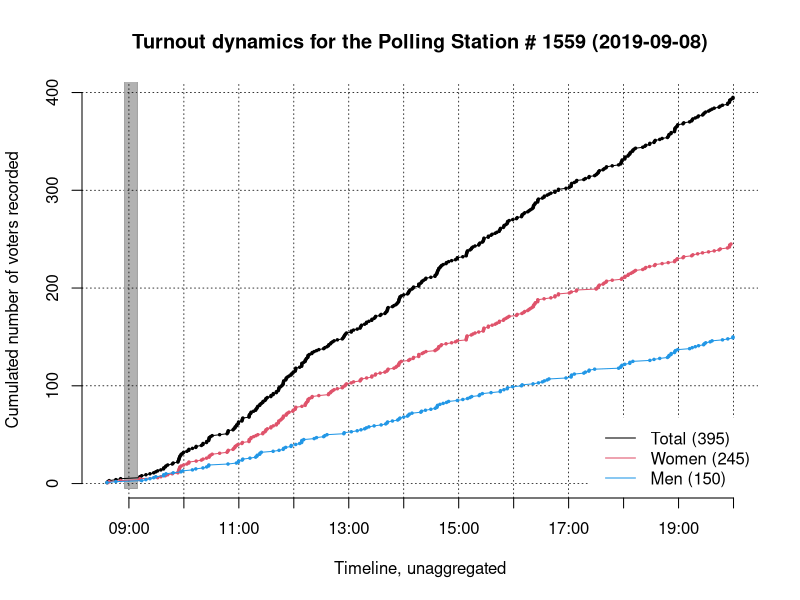
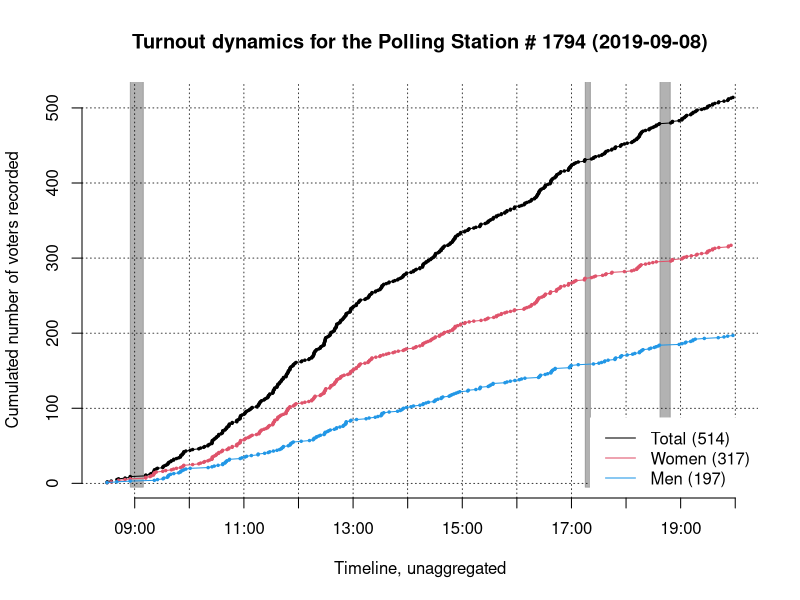
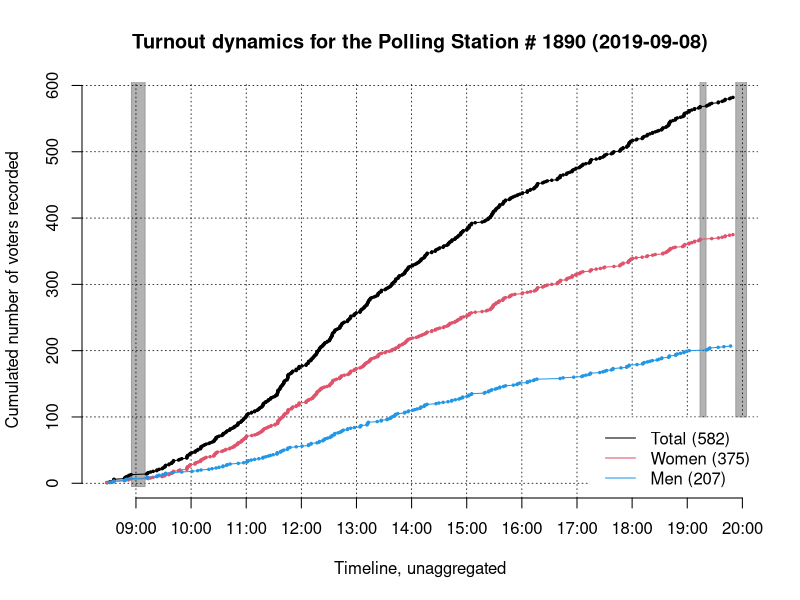
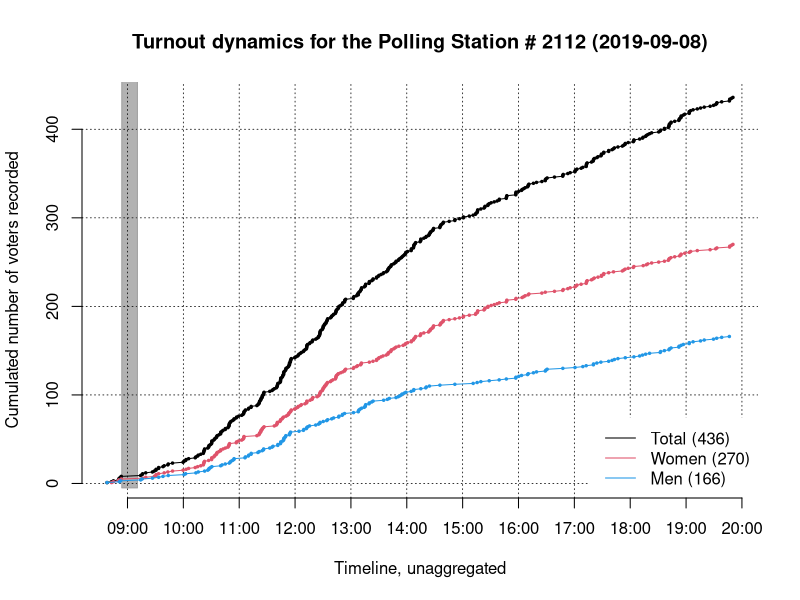
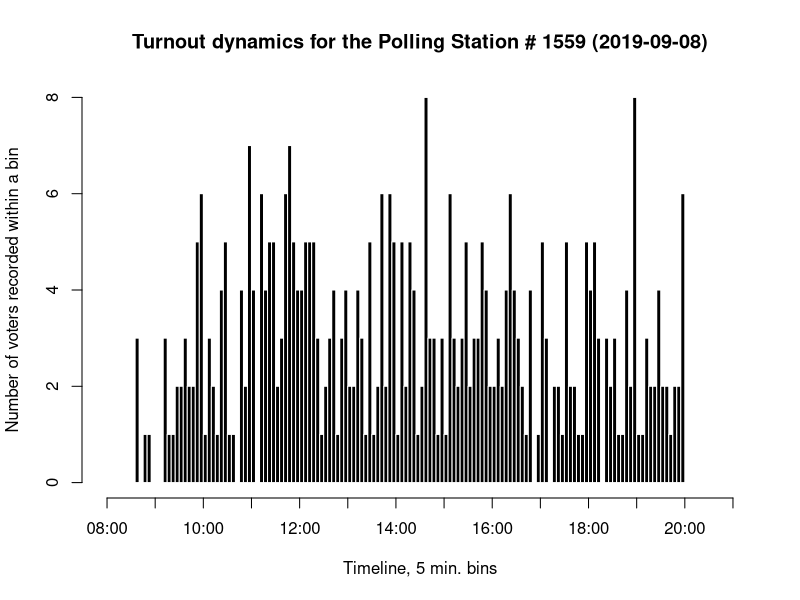
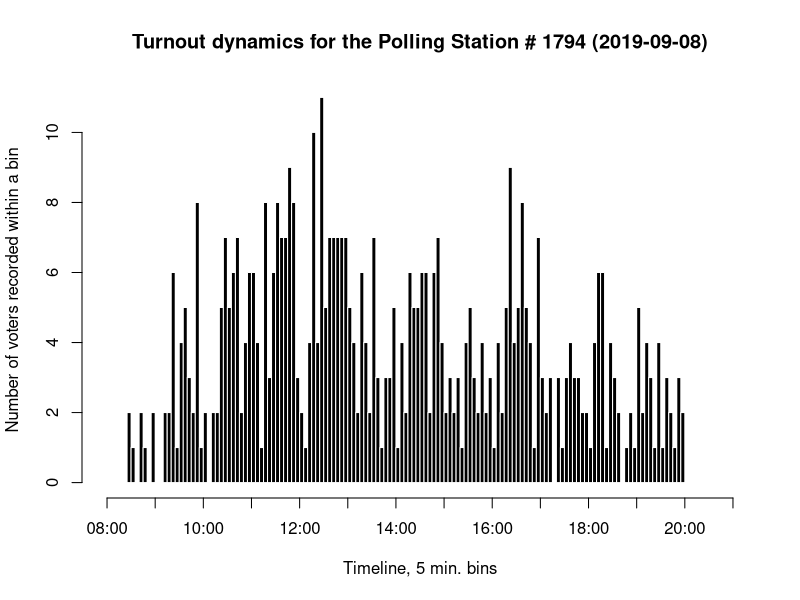
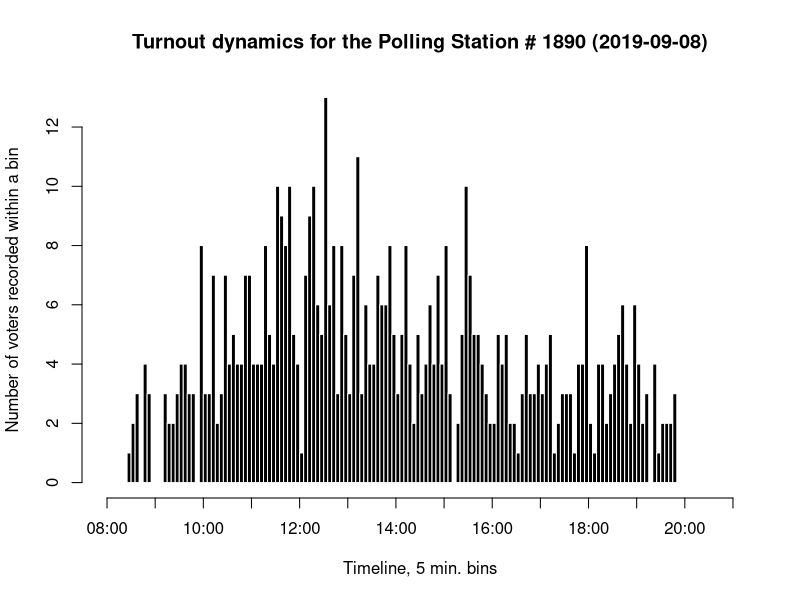
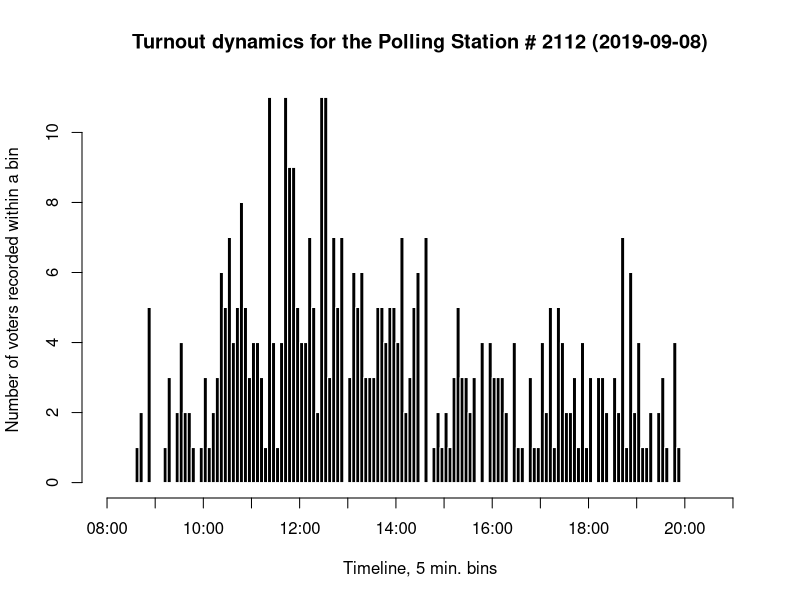

The R script that drew these images, in order: (Note: this script raises an error after producing the figures.)
# Reading data;
ps <- read.table("../data/ps.log.txt", h=TRUE, sep="\t")

breaks.05 <- read.table("../misc/breaks.0800_2100.05.txt", h=TRUE, sep="\t")
breaks.10 <- read.table("../misc/breaks.0800_2100.10.txt", h=TRUE, sep="\t")
breaks.15 <- read.table("../misc/breaks.0800_2100.15.txt", h=TRUE, sep="\t")
breaks.20 <- read.table("../misc/breaks.0800_2100.20.txt", h=TRUE, sep="\t")
breaks.30 <- read.table("../misc/breaks.0800_2100.30.txt", h=TRUE, sep="\t")
breaks.60 <- read.table("../misc/breaks.0800_2100.60.txt", h=TRUE, sep="\t")

################################################################
################################################################
# Basic data transformations
################################################################
################################################################

# Trimming timestamps
ps$timecode <- strptime(ps$TIMECODE, "%Y-%m-%d %H:%M:%S")
breaks.05$timecode <- strptime(breaks.05$BREAKS, "%Y-%m-%d %H:%M:%S")
breaks.10$timecode <- strptime(breaks.10$BREAKS, "%Y-%m-%d %H:%M:%S")
breaks.15$timecode <- strptime(breaks.15$BREAKS, "%Y-%m-%d %H:%M:%S")
breaks.20$timecode <- strptime(breaks.20$BREAKS, "%Y-%m-%d %H:%M:%S")
breaks.30$timecode <- strptime(breaks.30$BREAKS, "%Y-%m-%d %H:%M:%S")
breaks.60$timecode <- strptime(breaks.60$BREAKS, "%Y-%m-%d %H:%M:%S")

# Building a list of polling stations with subsets for event classes;
ps.ls <- NULL
ps.ls <- as.list(ps.ls)

ps.UIDs <- unique(ps$PS.UID)
ps.UIDs <- ps.UIDs[order(ps.UIDs)]

for(i in 1:length(ps.UIDs)){
	ps.ls[[i]] <- list(
	subset(ps, ps$PS.UID == ps.UIDs[i]),
	subset(ps, ps$PS.UID == ps.UIDs[i] & ps$ACTION.TYPE=="ballot cast"),
	subset(ps, ps$PS.UID == ps.UIDs[i] & ps$ACTION.TYPE=="lacune begins"),
	subset(ps, ps$PS.UID == ps.UIDs[i] & ps$ACTION.TYPE=="lacune ends"),
	subset(ps, ps$PS.UID == ps.UIDs[i] & ps$ACTION.TYPE=="ballot cast" & ps$GENDER=="f"),
	subset(ps, ps$PS.UID == ps.UIDs[i] & ps$ACTION.TYPE=="ballot cast" & ps$GENDER=="m")
	)
	names(ps.ls[[i]]) <- c("ps.raw", "ps.b", "ps.lb", "ps.le", "ps.bf", "ps.bm")
}

# Control plot # 1
for(i in 1:length(ps.UIDs)){
	png(file=paste("../plots/cumul.dyn/", ps.ls[[i]]$ps.raw$PS.UID[1], ".cumul.dyn.png", sep=""), height=500, width=500)

	plot(
	ps.ls[[i]]$ps.b$timecode, 
	1:length(ps.ls[[i]]$ps.b$timecode), 
	type="n", pch=20, axes=FALSE,
	main=paste("Turnout dynamics for the Polling Station # ",ps.ls[[i]]$ps.raw$PS.UID[1]," (",round.POSIXt(ps.ls[[i]]$ps.raw$timecode[1], unit="days"),")",sep=""),
	xlab="Timeline, unaggregated", 
	ylab="Cumulated number of voters recorded")

	abline(h=seq(0,1000,100), lty=3, lwd=.75)
	abline(v=as.POSIXct(breaks.60$timecode), lty=3, lwd=.75)

	rect(xleft=ps.ls[[i]]$ps.lb$timecode, xright=ps.ls[[i]]$ps.le$timecode, ybottom=-5, ytop=1000, col=rgb(0,0,0,.3), border=8)
	points(ps.ls[[i]]$ps.b$timecode, 1:length(ps.ls[[i]]$ps.b$timecode), type="o", pch=20, cex=.5)
	points(ps.ls[[i]]$ps.bf$timecode, 1:length(ps.ls[[i]]$ps.bf$timecode), type="o", pch=20, col=2, cex=.5)
	points(ps.ls[[i]]$ps.bm$timecode, 1:length(ps.ls[[i]]$ps.bm$timecode), type="o", pch=20, col=4, cex=.5)

	cumul.dyn.legend <- legend("bottomright", col=c(1,2,4), lty=1, 
	legend=c(
	paste("Total (",length(ps.ls[[i]]$ps.b$timecode),")", sep=""),
	paste("Women (",length(ps.ls[[i]]$ps.bf$timecode),")", sep=""),
	paste("Men (",length(ps.ls[[i]]$ps.bm$timecode),")", sep="")
	), bty="n")
	rect(xleft=cumul.dyn.legend$rect$left, 
	xright=cumul.dyn.legend$rect$left+cumul.dyn.legend$rect$w, 
	ytop=cumul.dyn.legend$rect$top, 
	ybottom=cumul.dyn.legend$rect$top-cumul.dyn.legend$rect$h, 
	border=0, col="white")
	legend("bottomright", col=c(1,2,4), lty=1, 
	legend=c(
	paste("Total (",length(ps.ls[[i]]$ps.b$timecode),")", sep=""),
	paste("Women (",length(ps.ls[[i]]$ps.bf$timecode),")", sep=""),
	paste("Men (",length(ps.ls[[i]]$ps.bm$timecode),")", sep="")
	), 
	bty="n")

	axis(2)
	axis.POSIXct(1, at=breaks.60$timecode)

	dev.off()
}

# Control plot # 2
for(i in 1:length(ps.UIDs)){
	png(file=paste("../plots/hist.dyn/05/", ps.ls[[i]]$ps.raw$PS.UID[1], ".hist.dyn.05.png", sep=""), height=500, width=500)
	hist(ps.ls[[i]]$ps.b$timecode, breaks=breaks.05$timecode, freq=TRUE, 
	col=1, border="white", axes=FALSE,
	main=paste("Turnout dynamics for the Polling Station # ",ps.ls[[i]]$ps.raw$PS.UID[1]," (",round.POSIXt(ps.ls[[i]]$ps.raw$timecode[1], unit="days"),")",sep=""),
	xlab="Timeline, 5 min. bins",
	ylab="Number of voters recorded within a bin")
	axis(2)
	axis.POSIXct(1, at=breaks.60$timecode)
	dev.off()
}

for(i in 1:length(ps.UIDs)){
	png(file=paste("../plots/hist.dyn/10/", ps.ls[[i]]$ps.raw$PS.UID[1], ".hist.dyn.10.png", sep=""), height=500, width=500)
	hist(ps.ls[[i]]$ps.b$timecode, breaks=breaks.10$timecode, freq=TRUE, 
	col=1, border="white", axes=FALSE,
	main=paste("Turnout dynamics for the Polling Station # ",ps.ls[[i]]$ps.raw$PS.UID[1]," (",round.POSIXt(ps.ls[[i]]$ps.raw$timecode[1], unit="days"),")",sep=""),
	xlab="Timeline, 10 min. bins",
	ylab="Number of voters recorded within a bin")
	axis(2)
	axis.POSIXct(1, at=breaks.60$timecode)
	dev.off()
}

for(i in 1:length(ps.UIDs)){
	png(file=paste("../plots/hist.dyn/15/", ps.ls[[i]]$ps.raw$PS.UID[1], ".hist.dyn.15.png", sep=""), height=500, width=500)
	hist(ps.ls[[i]]$ps.b$timecode, breaks=breaks.15$timecode, freq=TRUE, 
	col=1, border="white", axes=FALSE,
	main=paste("Turnout dynamics for the Polling Station # ",ps.ls[[i]]$ps.raw$PS.UID[1]," (",round.POSIXt(ps.ls[[i]]$ps.raw$timecode[1], unit="days"),")",sep=""),
	xlab="Timeline, 15 min. bins",
	ylab="Number of voters recorded within a bin")
	axis(2)
	axis.POSIXct(1, at=breaks.60$timecode)
	dev.off()
}

for(i in 1:length(ps.UIDs)){
	png(file=paste("../plots/hist.dyn/20/", ps.ls[[i]]$ps.raw$PS.UID[1], ".hist.dyn.20.png", sep=""), height=500, width=500)
	hist(ps.ls[[i]]$ps.b$timecode, breaks=breaks.20$timecode, freq=TRUE, 
	col=1, border="white", axes=FALSE,
	main=paste("Turnout dynamics for the Polling Station # ",ps.ls[[i]]$ps.raw$PS.UID[1]," (",round.POSIXt(ps.ls[[i]]$ps.raw$timecode[1], unit="days"),")",sep=""),
	xlab="Timeline, 20 min. bins",
	ylab="Number of voters recorded within a bin")
	axis(2)
	axis.POSIXct(1, at=breaks.60$timecode)
	dev.off()
}

for(i in 1:length(ps.UIDs)){
	png(file=paste("../plots/hist.dyn/30/", ps.ls[[i]]$ps.raw$PS.UID[1], ".hist.dyn.30.png", sep=""), height=500, width=500)
	hist(ps.ls[[i]]$ps.b$timecode, breaks=breaks.30$timecode, freq=TRUE, 
	col=1, border="white", axes=FALSE,
	main=paste("Turnout dynamics for the Polling Station # ",ps.ls[[i]]$ps.raw$PS.UID[1]," (",round.POSIXt(ps.ls[[i]]$ps.raw$timecode[1], unit="days"),")",sep=""),
	xlab="Timeline, 30 min. bins",
	ylab="Number of voters recorded within a bin")
	axis(2)
	axis.POSIXct(1, at=breaks.60$timecode)
	dev.off()
}

ps.timecode.hist.60.ls <- NULL
ps.timecode.hist.60.ls <- as.list(ps.timecode.hist.60.ls)

for(i in 1:length(ps.UIDs)){
	png(file=paste("../plots/hist.dyn/60/", ps.ls[[i]]$ps.raw$PS.UID[1], ".hist.dyn.60.png", sep=""), height=500, width=500)
	ps.timecode.hist.60.ls[[i]] <- hist(ps.ls[[i]]$ps.b$timecode, breaks=breaks.60$timecode, freq=TRUE, 
	col=1, border="white", axes=FALSE,
	main=paste("Turnout dynamics for the Polling Station # ",ps.ls[[i]]$ps.raw$PS.UID[1]," (",round.POSIXt(ps.ls[[i]]$ps.raw$timecode[1], unit="days"),")",sep=""),
	xlab="Timeline, 60 min. bins",
	ylab="Number of voters recorded within a bin")
	axis(2)
	axis.POSIXct(1, at=breaks.60$timecode)
	dev.off()
}

for(i in 1:length(ps.UIDs)){
timecode.hist.60.contingency <- rbind.data.frame(ps.timecode.hist.60.ls[[i]]$counts)
}

rownames(timecode.hist.60.contingency) <- ps.UIDs
colnames(timecode.hist.60.contingency) <- c("HR.08.09","HR.09.10","HR.10.11","HR.11.12","HR.12.13","HR.13.14","HR.14.15","HR.15.16","HR.16.17","HR.17.18","HR.18.19","HR.19.20","HR.20.21")
